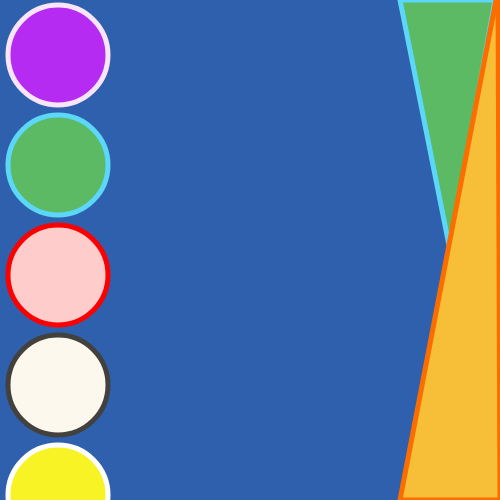
Frame 1 (no input)
Frame 60 (no input): identical to frame 1, image omitted
Frame 120 (the mouse pressed at the canvas centre since frame 60): identical to frame 1, image omitted

The p5.js sketch that drew this single still picture (run headless with seeded random() and noise() and a simulated clock; from frame 60 on, the mouse is pressed at the canvas centre):

// p5.js sketch
// ── sketch.js
/*
This sketch includes the introduction of colors into the shapes
I added. Ellipses and Triangles are the main shapes used in this canvas.
*/

function setup() {
  createCanvas(500, 500)//size of the canvas
}
//I tried to place the elipse at the center of the canvas 
function draw() {

  //var colors = ['purple', 'green', 'yellow', 'blue']; //added a variable and an array with various colors
  //var color = random(colors); // select random word
  //background(color);  // draw the word
  background(47, 96, 174); //the background color of the canvas is set to a black color

  stroke(83, 178, 237); //the color around the circle is set to red.
  strokeWeight(5); //made the stroke weight of the the circle to a thickness of 10.
  fill(163, 224, 49); // set the fill in color of the circle to a gray color
  //ellipse(250, 250, 100, 100); //I have given the x and y position of the circle to try and set it to the center of the canvas

  stroke(249, 229, 248);//gave this rgb color of a light purple
  fill(182, 43, 242)//the fill is more of a darker purple
  ellipse(58, 55, 100, 100); // added another shape into the canvas which is a triangle

  
  stroke(92, 215, 249);// this stroke applies to both the ellipse and the triangle giving the stroke a dark green color
  fill(91, 186, 99)//the fill for this circle is more of a green color
  ellipse(58, 165, 100, 100); // added another shape into the canvas which is a triangle
  triangle(450, 250, 495, 0, 400, 0)// the triangle is set in a position that is heading down towards the canvas.

  stroke(252, 109, 0)//an auburn color is set as this ellipses stroke.
  fill(247, 190, 56)// the fill is set as an orange.
  triangle(500, 500, 498, -10, 400, 500)// this triangle is the one going upwards.


  stroke(252, 0, 0);// Red is set as the primary for the stroke
  fill(255, 204, 204)// a pinkish color is set for the inner fill
  ellipse(58, 275, 100, 100);// the ellipse is set third row

  stroke(66, 65, 61)//a dark gray is set as the stroke for this shape.
  fill(252, 248, 237);// a white tone is set for the fill in this ellipse.
  ellipse(58, 385, 100, 100);// this ellipse is positioned at the fourth from the top.

  stroke(255,255,255);//a basic white color is given as the stroke.
  fill(247, 243, 37);//a bright yellow is given for this ellipse.
  ellipse(58, 495, 100, 100);//this ellipse is the very last one, being cut out from the canvas.
}
